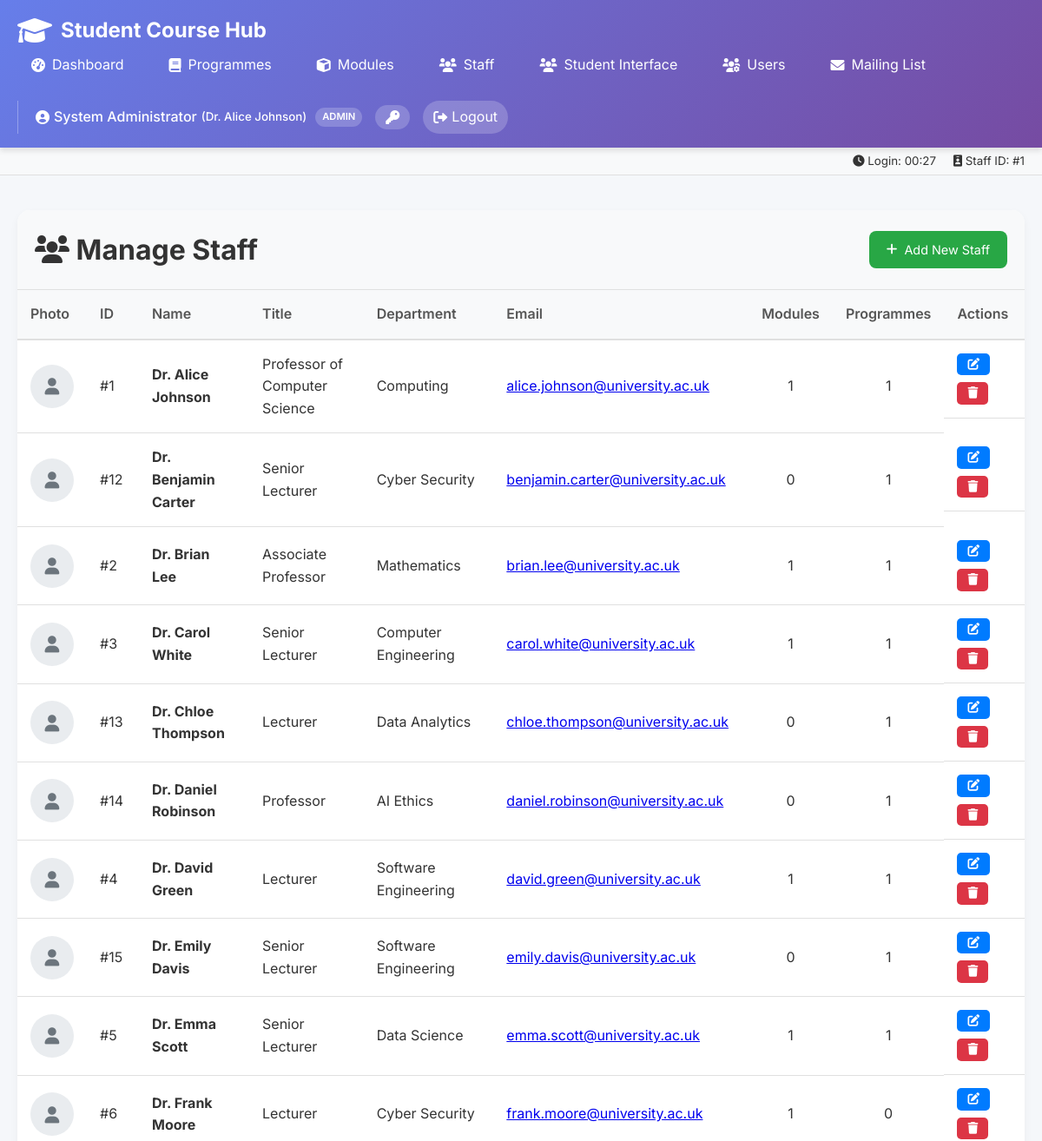
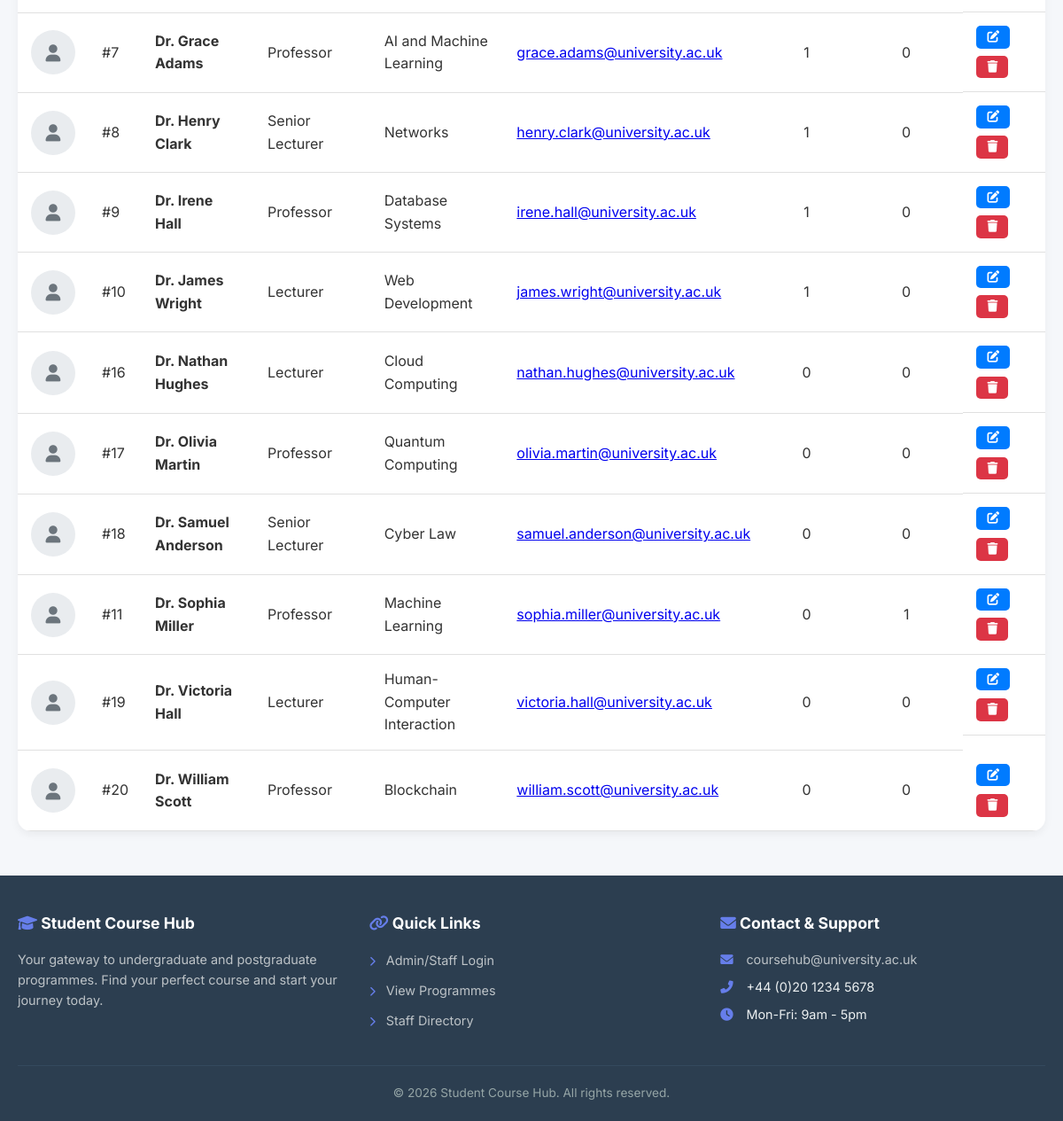
Screenshot of /staff.php (signed in) with the database file from the repository (2 pictures, top to bottom).
### tables this page shows
CREATE TABLE Staff (
    StaffID INT PRIMARY KEY,
    Name VARCHAR(100) NOT NULL,
    Title VARCHAR(100),
    Bio TEXT,
    Department VARCHAR(100),
    Photo VARCHAR(255),
    Email VARCHAR(100)
);

### staff.php (the view, shortened to what this page needs)
<?php
include '../includes/header.php';
$query = "SELECT s.*,
                 (SELECT COUNT(*) FROM Modules WHERE ModuleLeaderID = s.StaffID) as module_count,
                 (SELECT COUNT(*) FROM Programmes WHERE ProgrammeLeaderID = s.StaffID) as programme_count
          FROM Staff s
          ORDER BY s.Name";
$result = mysqli_query($conn, $query);
?>
<div class="table-container">
    <div class="table-header">
        <h1><i class="fas fa-users"></i> Manage Staff</h1>
        <a href="<?php echo BASE_PATH; ?>admin/edit-staff.php" class="add-btn">
            <i class="fas fa-plus"></i> Add New Staff
        </a>
    </div>
    <div class="table-responsive">
        <table>
            <thead>
                <tr>
                    <th>Photo</th>
                    <th>ID</th>
                    <th>Name</th>
                    <th>Title</th>
                    <th>Department</th>
                    <th>Email</th>
                    <th>Modules</th>
                    <th>Programmes</th>
                    <th>Actions</th>
                </tr>
            </thead>
            <tbody>
                <?php if (mysqli_num_rows($result) > 0): ?>
                    <?php while ($row = mysqli_fetch_assoc($result)): ?>
                        <tr>
                            <td style="width: 60px; text-align: center;">
                                <?php if (!empty($row['Photo'])): ?>
                                    <img src="<?php echo htmlspecialchars($row['Photo']); ?>"
                                         alt="<?php echo htmlspecialchars($row['Name']); ?>"
                                         style="width: 50px; height: 50px; border-radius: 50%; object-fit: cover; border: 2px solid #667eea;">
                                <?php else: ?>
                                    <div style="width: 50px; height: 50px; border-radius: 50%; background: #e9ecef; display: flex; align-items: center; justify-content: center; margin: 0 auto;">
                                        <i class="fas fa-user" style="color: #6c757d; font-size: 1.2rem;"></i>
                                    </div>
                                <?php endif; ?>
                            </td>
                            <td>#<?php echo $row['StaffID']; ?></td>
                            <td>
                                <strong><?php echo htmlspecialchars($row['Name']); ?></strong>
                            </td>
                            <td><?php echo htmlspecialchars($row['Title'] ?? 'Not set'); ?></td>
                            <td><?php echo htmlspecialchars($row['Department'] ?? 'Not set'); ?></td>
                            <td>
                                <?php if (!empty($row['Email'])): ?>
                                    <a href="mailto:<?php echo htmlspecialchars($row['Email']); ?>">
                                        <?php echo htmlspecialchars($row['Email']); ?>
                                    </a>
                                <?php else: ?>
                                    Not set
                                <?php endif; ?>
                            </td>
                            <td style="text-align: center;"><?php echo $row['module_count']; ?></td>
                            <td style="text-align: center;"><?php echo $row['programme_count']; ?></td>
                            <td class="action-btns">
                                <a href="<?php echo BASE_PATH; ?>admin/edit-staff.php?id=<?php echo $row['StaffID']; ?>" class="edit-btn" title="Edit Staff">
                                    <i class="fas fa-edit"></i>
                                </a>
                                <?php if ($row['module_count'] == 0 && $row['programme_count'] == 0): ?>
                                    <form method="POST" style="display: inline;">
                                        <button type="submit" class="delete-btn" onclick="return confirm('Delete this staff member?')" title="Delete Staff">
                                            <i class="fas fa-trash"></i>
                                        </button>
                                    </form>
                                <?php else: ?>
                                    <button class="delete-btn" disabled title="Cannot delete - assigned to modules or programmes">
                                        <i class="fas fa-trash"></i>
                                    </button>
                                <?php endif; ?>
                            </td>
                        </tr>
                    <?php endwhile; ?>
                <?php endif; ?>
            </tbody>
        </table>
    </div>
</div>
<?php include '../includes/footer.php'; ?>

### css/common.css (style rules this page uses)
* { margin: 0; padding: 0; box-sizing: border-box; }
body { font-family: 'Inter', sans-serif; background: #f5f7fa; color: #333; line-height: 1.6; }
.add-btn { background: #28a745; color: white; border: none; padding: 10px 20px; border-radius: 8px; cursor: pointer; font-size: 0.9rem; display: inline-flex; align-items: center; gap: 8px; text-decoration: none; transition: all 0.3s ease; }
.action-btns { display: flex; gap: 8px; flex-wrap: wrap; }
.edit-btn, .delete-btn, .view-btn { padding: 6px 12px; border: none; border-radius: 5px; cursor: pointer; font-size: 0.85rem; transition: all 0.2s ease; text-decoration: none; display: inline-flex; align-items: center; gap: 5px; }
.edit-btn { background: #007bff; color: white; }
.delete-btn { background: #dc3545; color: white; }
.table-container { background: white; border-radius: 15px; overflow: hidden; box-shadow: 0 4px 10px rgba(0,0,0,0.05); margin-bottom: 30px; }
.table-header { padding: 20px; background: #f8f9fa; border-bottom: 1px solid #e0e0e0; display: flex; justify-content: space-between; align-items: center; flex-wrap: wrap; gap: 15px; }
.table-responsive { overflow-x: auto; -webkit-overflow-scrolling: touch; }
table { width: 100%; border-collapse: collapse; }
th { background: #f8f9fa; padding: 15px; text-align: left; font-weight: 600; color: #555; border-bottom: 2px solid #e0e0e0; }
td { padding: 15px; border-bottom: 1px solid #e0e0e0; vertical-align: middle; }

### rows the page displays
staff: StaffID "1", Name "Dr. Alice Johnson", Title "Professor of Computer Science", Department "Computing", Email "alice.johnson@university.ac.uk", module_count "1", programme_count "1"
staff: StaffID "12", Name "Dr. Benjamin Carter", Title "Senior Lecturer", Department "Cyber Security", Email "benjamin.carter@university.ac.uk", module_count "0", programme_count "1"
staff: StaffID "2", Name "Dr. Brian Lee", Title "Associate Professor", Department "Mathematics", Email "brian.lee@university.ac.uk", module_count "1", programme_count "1"
staff: StaffID "3", Name "Dr. Carol White", Title "Senior Lecturer", Department "Computer Engineering", Email "carol.white@university.ac.uk", module_count "1", programme_count "1"
staff: StaffID "13", Name "Dr. Chloe Thompson", Title "Lecturer", Department "Data Analytics", Email "chloe.thompson@university.ac.uk", module_count "0", programme_count "1"
staff: StaffID "14", Name "Dr. Daniel Robinson", Title "Professor", Department "AI Ethics", Email "daniel.robinson@university.ac.uk", module_count "0", programme_count "1"
staff: StaffID "4", Name "Dr. David Green", Title "Lecturer", Department "Software Engineering", Email "david.green@university.ac.uk", module_count "1", programme_count "1"
staff: StaffID "15", Name "Dr. Emily Davis", Title "Senior Lecturer", Department "Software Engineering", Email "emily.davis@university.ac.uk", module_count "0", programme_count "1"
staff: StaffID "5", Name "Dr. Emma Scott", Title "Senior Lecturer", Department "Data Science", Email "emma.scott@university.ac.uk", module_count "1", programme_count "1"
staff: StaffID "6", Name "Dr. Frank Moore", Title "Lecturer", Department "Cyber Security", Email "frank.moore@university.ac.uk", module_count "1", programme_count "0"
staff: StaffID "7", Name "Dr. Grace Adams", Title "Professor", Department "AI and Machine Learning", Email "grace.adams@university.ac.uk", module_count "1", programme_count "0"
staff: StaffID "8", Name "Dr. Henry Clark", Title "Senior Lecturer", Department "Networks", Email "henry.clark@university.ac.uk", module_count "1", programme_count "0"
staff: StaffID "9", Name "Dr. Irene Hall", Title "Professor", Department "Database Systems", Email "irene.hall@university.ac.uk", module_count "1", programme_count "0"
staff: StaffID "10", Name "Dr. James Wright", Title "Lecturer", Department "Web Development", Email "james.wright@university.ac.uk", module_count "1", programme_count "0"
staff: StaffID "16", Name "Dr. Nathan Hughes", Title "Lecturer", Department "Cloud Computing", Email "nathan.hughes@university.ac.uk", module_count "0", programme_count "0"
staff: StaffID "17", Name "Dr. Olivia Martin", Title "Professor", Department "Quantum Computing", Email "olivia.martin@university.ac.uk", module_count "0", programme_count "0"
staff: StaffID "18", Name "Dr. Samuel Anderson", Title "Senior Lecturer", Department "Cyber Law", Email "samuel.anderson@university.ac.uk", module_count "0", programme_count "0"
staff: StaffID "11", Name "Dr. Sophia Miller", Title "Professor", Department "Machine Learning", Email "sophia.miller@university.ac.uk", module_count "0", programme_count "1"
staff: StaffID "19", Name "Dr. Victoria Hall", Title "Lecturer", Department "Human-Computer Interaction", Email "victoria.hall@university.ac.uk", module_count "0", programme_count "0"
staff: StaffID "20", Name "Dr. William Scott", Title "Professor", Department "Blockchain", Email "william.scott@university.ac.uk", module_count "0", programme_count "0"

### other values shown
$current_user_name "System Administrator"
$staff_name "Dr. Alice Johnson"
$current_user_role "ADMIN"
date('H:i', $_SESSION['login_time']) "00:27"
$staff_id "1"
